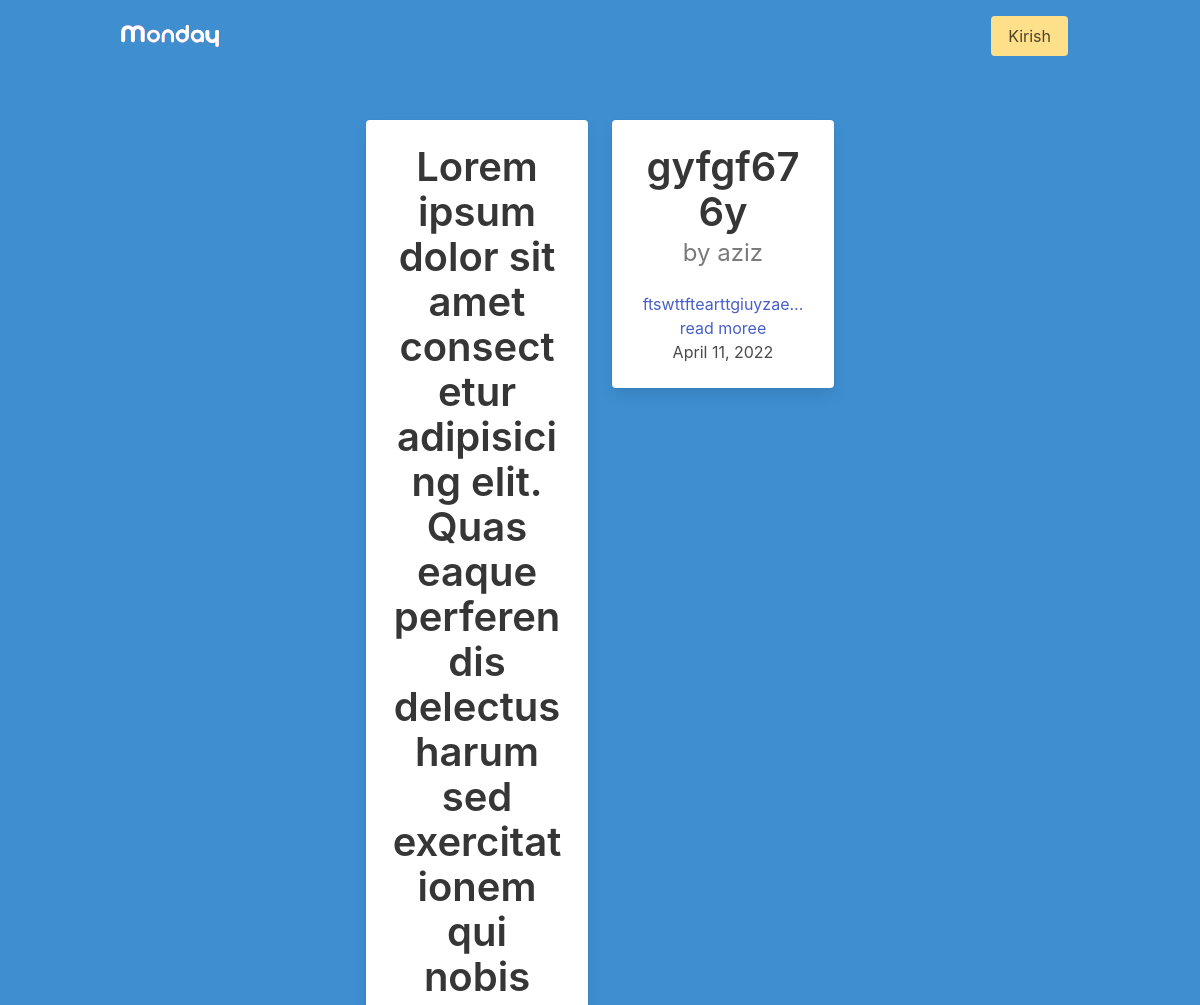
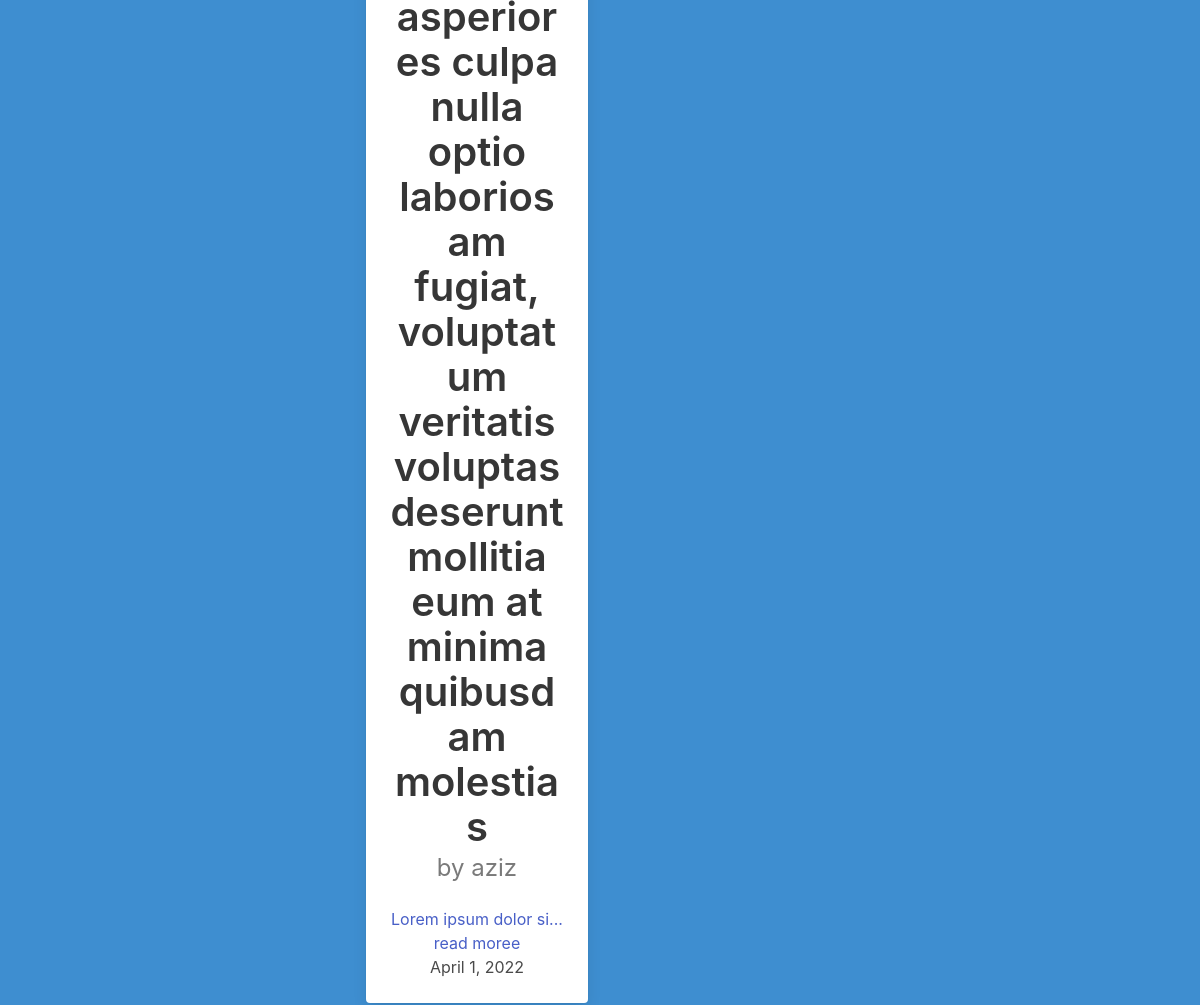
The page / on the database its author committed (2 pictures, top to bottom).
### blog/models.py (models this page shows)
class Article(models.Model):
    title = models.CharField(max_length=255)
    text = models.TextField()
    slug = models.SlugField(unique=True)
    date = models.DateField(auto_now=True)
    thumb = models.ImageField(null=True)
    author = models.ForeignKey(User, default=None, on_delete=models.CASCADE)
    def __str__(self):
        return self.title
    def snipper(self):
        return self.text[:20] + '... read moree'

### blog/views.py (the view)
# urls.py: path('', article_func, name='article_func'),
def article_func(request):
    search = request.GET.get('search')
    articles = Article.objects.all().order_by('date')
    articles = articles.filter(Q(title__icontains=search) | Q(text__icontains=search)) if search else articles
    return render(request, 'articles_list.html', {'articles':articles})

### templates/articles_list.html
{% extends 'base.html' %}
{%  load static %}
{% block content %}
<div class="container">
    <div class="columns is-centered">
        {% if articles %}
        {% for article in articles %}
        <div class="column is-3">
            <div class="card has-text-centered">
                <div class="card-content">
                    <div class="media">
                        <div class="media-content">
                            <a href="">
                                <p class="title has-text-dark is-2">
                                    {{ article }}
                                </p>
                                {% if user == article.author %}
                                <p class="subtitle is-4 has-text-grey">by you</p>
                                {% else %}
                                <p class="subtitle is-4 has-text-grey">by {{ article.author }}</p>
                                {% endif %}
                            </a>
                        </div>
                    </div>
                    <div class="content">
                        <a href="{% url  'article_detail'  article.slug %}">
                            {{ article.snipper }}
                        </a>
                        <br>
                        <div>{{ article.date }}</div>
                    </div>
                </div>
            </div>
        </div>
        {% endfor %}
        {% else %}
        <p class="has-text-centered is-warning" style="display:block;">Siz qidirayotgan ma'lumot topilmadi</p>
        <br><br>
        <section class="section">
            <img src="{% static '/images/header.svg' %}" alt="">
        </section>
        {% endif %}
    </div>
</div>
{% endblock %}

### rows shown on the page
Article: title "Lorem ipsum dolor sit amet consectetur adipisicing elit. Quas eaque perferendis delectus harum sed exercitationem qui nobis asperiores culpa nulla optio laboriosam fugiat, voluptatum veritatis voluptas deserunt mollitia eum at minima quibusdam molestias", author "aziz", snipper "Lorem ipsum dolor si... read moree", date "April 1, 2022"
Article: title "gyfgf676y", author "aziz", snipper "ftswttftearttgiuyzae... read moree", date "April 11, 2022"
